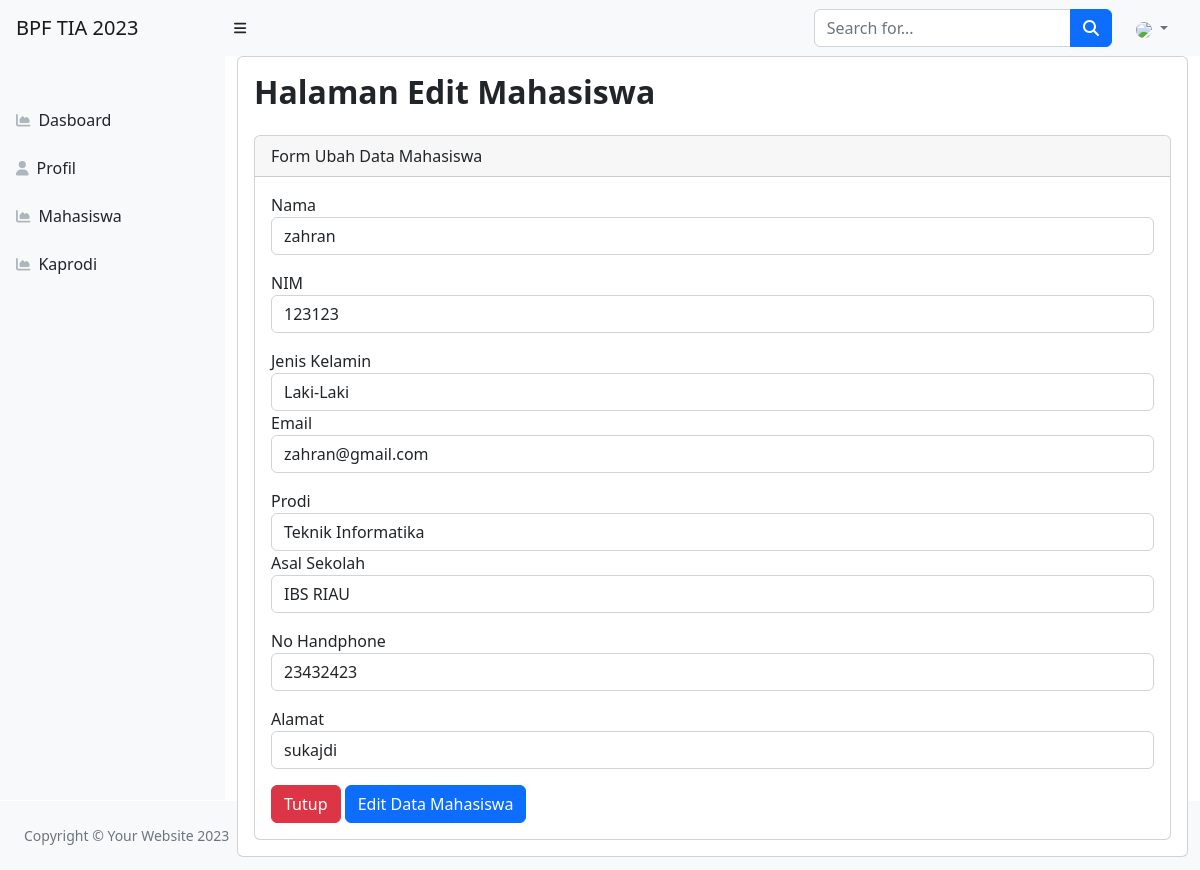
/index.php/Mahasiswa/edit/13, run on the app's committed database.
### tables this page shows
CREATE TABLE `mahasiswa` (
  `id` int(11) NOT NULL,
  `nama` varchar(255) NOT NULL,
  `nim` int(11) NOT NULL,
  `jenis_kelamin` varchar(15) NOT NULL,
  `email` varchar(100) NOT NULL,
  `prodi` int(11) NOT NULL,
  `asal_sekolah` varchar(100) NOT NULL,
  `no_hp` int(12) NOT NULL,
  `alamat` varchar(100) NOT NULL
);

### application/controllers/Mahasiswa.php (called while the page is built, shortened)
<?php
class Mahasiswa extends CI_Controller
{
    public function __construct()
    {
        $this->load->model('mahasiswa_model');
        $this->load->model('prodi_model');
    }
    public function edit($id)
    {
        $data['judul'] = "Halaman Edit Mahasiswa";
        $data['mahasiswa'] = $this->mahasiswa_model->getById($id);
        $data['user'] = $this->db->get_where('user', ['email' => $this->session->userdata('email')])->row_array();
        $data['prodi'] = $this->prodi_model->get();
        $this->form_validation->set_rules('nim', 'nama', 'required', [
            'required' => 'nama harus di isi'
        ]);
        $this->form_validation->set_rules('nama', 'nama', 'required', [
            'required' => 'nama harus di isi'
        ]);
        $this->form_validation->set_rules('email', 'email', 'required', [
            'required' => 'email harus di isi'
        ]);
        $this->form_validation->set_rules('prodi', 'prodi', 'required', [
            'required' => 'prodi harus di isi'
        ]);
        $this->form_validation->set_rules('alamat', 'alamat', 'required', [
            'required' => 'alamat harus di isi'
        ]);
        $this->form_validation->set_rules('asal_sekolah', 'asal_sekolah', 'required', [
            'required' => 'asal sekolah harus di isi'
        ]);
        $this->form_validation->set_rules('no_hp', 'no_hp', 'required', [
            'required' => 'no hp harus di isi'
        ]);
        $this->form_validation->set_rules('jenis_kelamin', 'jenis_kelamin', 'required', [
            'required' => 'jenis kelamin harus di isi'
        ]);
        if ($this->form_validation->run() == false) {
            $this->load->view("layout/header", $data);
            $this->load->view("mahasiswa/vw_ubahMahasiswa", $data);
            $this->load->view("layout/footer", $data);
        }
    }
}
?>

### index.php (called while the page is built, shortened)
<?php
require_once BASEPATH.'core/CodeIgniter.php';

### application/models/mahasiswa_model.php (called while the page is built, shortened)
<?php
class mahasiswa_model extends CI_Model
{
    public function getById($id){
        $this->db->select('m.*,p.nama as prodi');
        $this->db->from('mahasiswa m');
        $this->db->join('prodi p', 'm.prodi = p.id');
        $this->db->where('m.id', $id);
        $query = $this->db->get();
        return $query->row_array();
    }
}
?>

### application/models/prodi_model.php (called while the page is built, shortened)
<?php
class prodi_model extends CI_Model
{
    public $table = 'prodi';
    public function get(){
        $this->db->from($this->table);
        $query = $this->db->get();
        return $query->result_array();
    }
}
?>

### application/views/mahasiswa/vw_ubahMahasiswa.php (the view, shortened to what this page needs)
<div class="container-fluid">
    <div class="card">
        <div class="card-body">
            <h2 class="card-title fw-semibold mb-4">
                <?php echo $judul; ?>
            </h2>
            <div class="row">
                <div class="col-md-12">
                    <div class="card">
                        <div class="card-header justify-content-center">
                            Form Ubah Data Mahasiswa
                        </div>
                        <div class="card-body">
                            <form action="" method="POST">
                                <form action="" method="post">
                                    <div class="form-group mb-3">
                                        <label for="nama">Nama</label>
                                        <input type="text" name="nama" value="<?= $mahasiswa['nama']; ?>"
                                            class="form-control" id="nama" placeholder="Nama">
                                    </div>
                                    <div class="form-group mb-3">
                                        <label for="nik">NIM</label>
                                        <input type="text" name="nim" value="<?= $mahasiswa['nim']; ?>"
                                            class="form-control" id="nik" placeholder="NIM">
                                    </div>
                                    <div class="form-group">
                                        <label for="jenis_kelamin">Jenis Kelamin</label>
                                        <select name="jenis_kelamin" id="jenis_kelamain" class="form-control">
                                            <option value="Laki-Laki" <?php if ($mahasiswa['jenis_kelamin'] == "Laki-Laki") {
                                                echo "selected";
                                            } ?>>Laki-Laki</option>
                                        </select>
                                    </div>
                                    <div class="form-group mb-3">
                                        <label for="email">Email</label>
                                        <input type="email" name="email" value="<?= $mahasiswa['email']; ?>"
                                            class="form-control" id="email" placeholder="Email">
                                    </div>
                                    <div class="form-group">
                                        <label for="prodi">Prodi</label>
                                        <select name="prodi" id="menu_id" class="form-control">
                                            <?php foreach ($prodi as $p): ?>
                                                <option value="<?= $p['id']; ?>" <?php if ($mahasiswa['prodi'] == $p['id']) {
                                                      echo "selected";
                                                  } ?>><?= $p['nama']; ?>
                                                </option>
                                            <?php endforeach; ?>
                                        </select>
                                    </div>
                                    <div class="form-group mb-3">
                                        <label for="asal_sekolah">Asal Sekolah</label>
                                        <input type="text" name="asal_sekolah"
                                            value="<?= $mahasiswa['asal_sekolah']; ?>" class="form-control"
                                            id="asal_sekolah" placeholder="asal sekolah">
                                    </div>
                                    <div class="form-group mb-3">
                                        <label for="no_hp">No Handphone</label>
                                        <input type="text" name="no_hp" value="<?= $mahasiswa['no_hp']; ?>"
                                            class="form-control" id="no_hp" placeholder="No hp">
                                    </div>
                                    <div class="form-group mb-3">
                                        <label for="alamat">Alamat</label>
                                        <input type="text" name="alamat" value="<?= $mahasiswa['alamat']; ?>"
                                            class="form-control" id="alamat" placeholder="alamat">
                                    </div>
                                    <a href="<?= base_url('index.php/Mahasiswa') ?> " class="btn btn-danger">Tutup</a>
                                    <button type="submit" name="tambah" class="btn btn-primary float-right">Edit Data
                                        Mahasiswa</button>
                                </form>
                        </div>
                    </div>
                </div>
            </div>
        </div>
    </div>
</div>
</div>
</div>

### data on the page
mahasiswa: nama "zahran", nim "123123", jenis_kelamin "Laki-Laki", email "zahran@gmail.com", asal_sekolah "IBS RIAU", no_hp "23432423", alamat "sukajdi"

### other printed values
$judul "Halaman Edit Mahasiswa"
form field prodi "Teknik Informatika"
